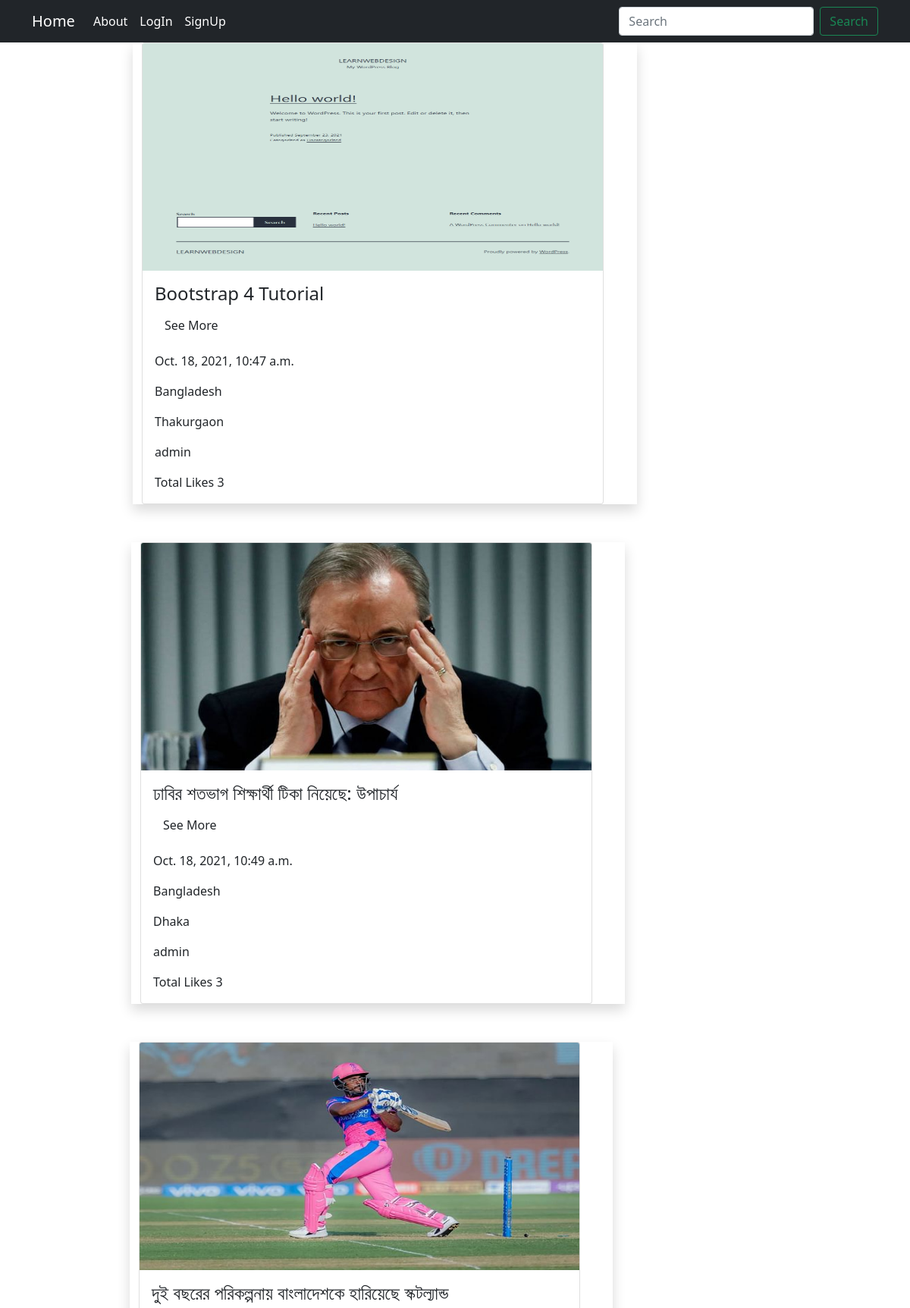
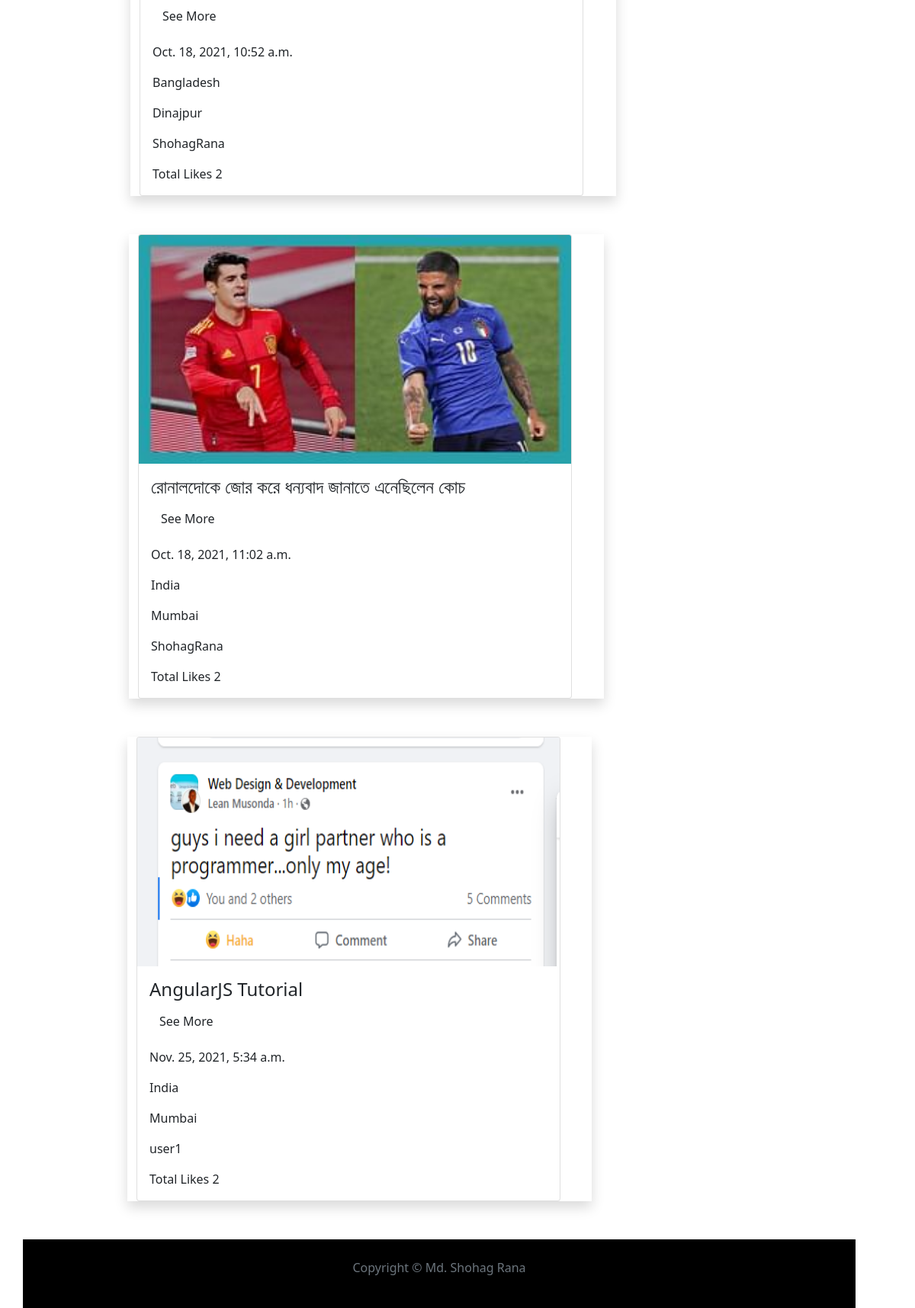
The page / on the database its author committed (2 pictures, top to bottom).
### post/models.py (models this page shows, shortened)
class Post(models.Model):
	author = models.ForeignKey(User, on_delete= models.CASCADE)
	post_title = models.CharField(max_length=300)
	post_body = models.CharField(max_length=1000)
	country = models.ForeignKey(Country,on_delete=models.CASCADE)
	city = models.CharField(max_length=100)
	post_date = models.DateTimeField(auto_now_add= True)
	feature_photo = models.ImageField(upload_to = 'feature_image', default= False)

class Country(models.Model):
    name = models.CharField(max_length=50)
    def __str__(self):
        return self.name

### Social_Media/views.py (the view, shortened to what this page needs)
# urls.py: path('', views.home_page, name="home"),
def home_page(request, post_id=None, user_id=None):
	posts = Post.objects.all()
	likes = []
	for i in posts:
		like = Liked.objects.filter(post= i).aggregate(Count('post'))
		likes.append(like['post__count'])
	return render(request, 'home.html', {'posts':posts, 'likes': likes})

### templates/home.html (shortened to what this page needs)
{% extends 'base.html' %}
{% load static %}
{% block link %}
{{block.super}}
      <link rel="stylesheet" type="text/css" href="{% static 'css/home.css' %}">
{% endblock link %}
{% block content1 %}
  <div class="container">
    {% for post in posts %}
<div class="row">
  <div class="col-1"></div>
     <div class="col-7 shadow">
      <div class="card" style="width: 95%;">
        <img class="card-img-top" src="{{post.feature_photo.url}}" alt="Card image cap" height="300">
        <div class="card-body">
          <h4 class="card-title">{{post.post_title}}</h4>
          <p class="card-text">
            <a href="#{{post.id}}" class="btn post_collapse" data-toggle="collapse">See More</a>
          </p>
          <p class="card-text">{{post.post_date}}</p>
          <p class="card-text">{{post.country}}</p>
          <p class="card-text">{{post.city}}</p>
          <p class="card-text">{{post.author}}</p>
          {% for l in likes %}
            {% if forloop.counter == post.id %}
              <p class="card-text">Total Likes {{l}}</p>
            {% endif %}
          {% endfor %}
        </div>
      </div>
    </div>
     {% endfor %}
  </div>
</div>
{% endblock content1 %}

### templates/base.html (shortened to what this page needs)
<!doctype html>
{% load static %}
<html lang="en">
  <head>
    {% block link %}
      <link rel="stylesheet" type="text/css" href="{% static 'css/style1.css' %}">
    {% endblock link %}
    <link rel="stylesheet" type="text/css" href="{% static 'css/bootstrap.css' %}">
    <link rel="stylesheet" type="text/css" href="{% static 'css/fontawesome.css' %}">
    <link rel="stylesheet" type="text/css" href="{% static 'css/animate.css' %}">
  </head>
  <body>
     {% include 'navbar.html' %}
 {% block content1 %}{% endblock content1 %}
 {% block footer %}
  <div class="footer">
    <p class="text-muted text-center">Copyright &copy; Md. Shohag Rana</p>
  </div>
 {% endblock footer %}
  </body>
</html>

### templates/navbar.html (shortened to what this page needs)
<nav class="navbar navbar-expand-lg navbar-dark text-white bg-dark">
      <div class="container">
        <a class="navbar-brand" href="{% url 'home' %}">Home</a>
        <div class="collapse navbar-collapse" id="navbarSupportedContent">
          <ul class="navbar-nav me-auto mb-2 mb-lg-0">
            <li class="nav-item">
              <a class="nav-link active" aria-current="page" href="">About</a>
            </li>
            {% if not request.user.is_authenticated %}
            <li class="nav-item">
              <a class="nav-link active" href="{% url 'login' %}">LogIn</a>
            </li>
            <li class="nav-item">
              <a class="nav-link active" href="{% url 'signup' %}">SignUp</a>
            </li>
            {% endif %}
          </ul>
          <form class="d-flex">
            <input class="form-control me-2" type="search" placeholder="Search" aria-label="Search">
            <button class="btn btn-outline-success" type="submit">Search</button>
          </form>
        </div>
      </div>
    </nav>

### static/css/style1.css (style rules this page uses)
.footer { padding: 25px; background-color: black; margin-top: 50px; }

### static/css/home.css (style rules this page uses)
.shadow { box-shadow: 3px 5px 7px gray; margin: 50px; }

### rows shown on the page
Post: feature_photo (picture), post_title "Bootstrap 4 Tutorial", post_date "Oct. 18, 2021, 10:47 a.m.", country "Bangladesh", city "Thakurgaon", author "admin", likes "3"
Post: feature_photo (picture), post_title "ঢাবির শতভাগ শিক্ষার্থী টিকা নিয়েছে: উপাচার্য", post_date "Oct. 18, 2021, 10:49 a.m.", country "Bangladesh", city "Dhaka", author "admin", likes "3"
Post: feature_photo (picture), post_title "দুই বছরের পরিকল্পনায় বাংলাদেশকে হারিয়েছে স্কটল্যান্ড", post_date "Oct. 18, 2021, 10:52 a.m.", country "Bangladesh", city "Dinajpur", author "ShohagRana", likes "2"
Post: feature_photo (picture), post_title "রোনালদোকে জোর করে ধন্যবাদ জানাতে এনেছিলেন কোচ", post_date "Oct. 18, 2021, 11:02 a.m.", country "India", city "Mumbai", author "ShohagRana", likes "2"
Post: feature_photo (picture), post_title "AngularJS Tutorial", post_date "Nov. 25, 2021, 5:34 a.m.", country "India", city "Mumbai", author "user1", likes "2"
